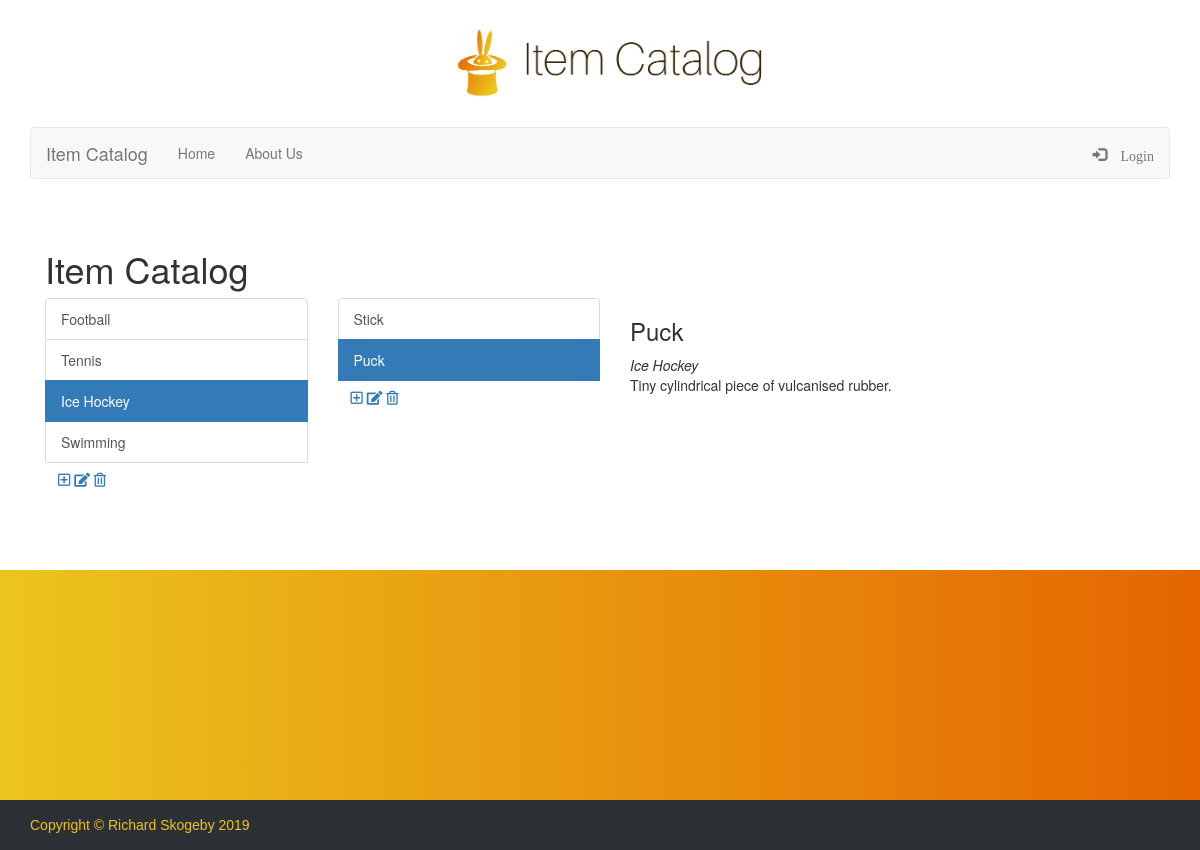
Page /category/3/item/3/ on the committed database.
### item_catalog/models.py (models this page shows, shortened)
class Category(Base):
    __tablename__ = 'category'
    name = Column(String(80), nullable=False)
    id = Column(Integer, primary_key=True)
    user_id = Column(
        Integer, ForeignKey('user.id')
    )
    user = relationship(User)

class Item(Base):
    __tablename__ = 'item'
    name = Column(String(80), nullable=False)
    description = Column(String(800), nullable=False)
    category_id = Column(Integer, ForeignKey('category.id'))
    category = relationship(Category)
    id = Column(Integer, primary_key=True)
    user_id = Column(
        Integer, ForeignKey('user.id')
    )
    user = relationship(User)

### item_catalog/views.py (the view)
@app.route('/category/<int:categoryid>/item/<int:itemid>/')
def showItem(categoryid, itemid):
    categories = session.query(Category).all()
    items = session.query(Item).filter_by(category_id=categoryid).all()
    item = session.query(Item).filter_by(category_id=categoryid, id=itemid).one()
    return render_template('itemdisplay.html', categories=categories,
        categoryid=categoryid,
        items=items, item=item, itemid=itemid,
        login_session=login_session)

### item_catalog/templates/itemdisplay.html
{% extends "categorydisplay.html" %}
{% block item_description %}
        <h3>{{item.name}}</h3>
        <em>{{item.category.name}}</em>
        <p>{{item.description}}</p>
{% endblock %}

### item_catalog/templates/categorydisplay.html (shortened to what this page needs)
{% extends "index.html" %}
{% block snippet %}
<div class="col-lg-3">
<div class="list-group">
      {% for item in items %}
            {% if categoryid != None and itemid != None and categoryid == item.category_id and itemid == item.id %}
                  <a href="{{url_for('showItem', categoryid=item.category_id, itemid=item.id)}}" class="list-group-item active">{{item.name}}</a>
            {% else %}
                  <a href="{{url_for('showItem', categoryid=item.category_id, itemid=item.id)}}" class="list-group-item">{{item.name}}</a>
            {% endif %}
      {% endfor %}
      <div class="btn">
            <a href={{url_for('newItem', categoryid=categoryid)}}>
                  <i class="far fa-plus-square"></i>
            {% if categoryid != None and itemid != None %}
            <a href={{url_for('editItem', categoryid=categoryid, itemid=itemid)}}>
                  <i class="fas fa-edit"></i>
            <a href={{url_for('deleteItem', categoryid=categoryid, itemid=itemid)}}>
                  <i class="far fa-trash-alt"></i>
        {% endif %}
      </div>
</div>
</div>
{% if 'item' in request.path %}
<div class="col-lg-5">
      {% block item_description %}
      {% endblock %}
</div>
{% endif %}
{% endblock %}

### item_catalog/templates/categoriesmenu.html (shortened to what this page needs)
<div class="col-lg-3">
<div class="list-group">
    {% for category in categories %}
        {% if categoryid != None and categoryid == category.id %}
        <a href="{{url_for('showCategory', categoryid=category.id)}}" class="list-group-item active">{{category.name}}</a>
        {% else %}
        <a href="{{url_for('showCategory', categoryid=category.id)}}" class="list-group-item">{{category.name}}</a>
        {% endif %}
    {% endfor %}
    <div class="btn">
        <a href={{url_for('newCategory')}}>
            <i class="far fa-plus-square"></i>
        {% if categoryid != None %}
            <a href={{url_for('editCategory', categoryid=categoryid)}}>
                <i class="fas fa-edit"></i>
            <a href={{url_for('deleteCategory', categoryid=categoryid)}}>
                <i class="far fa-trash-alt"></i>
        {% endif %}
    </div>
</div>
</div>

### item_catalog/static/css/styles.css (style rules this page uses)
html { position: relative; min-height: 100%; }
.form-control, .btn { min-height: 38px; border-radius: 2px; }

### rows in the picture
Category: name "Football"
Category: name "Tennis"
Category: name "Ice Hockey", category.name "Ice Hockey"
Category: name "Swimming"
Item: name "Stick"
Item: name "Puck", description "Tiny cylindrical piece of vulcanised rubber."
